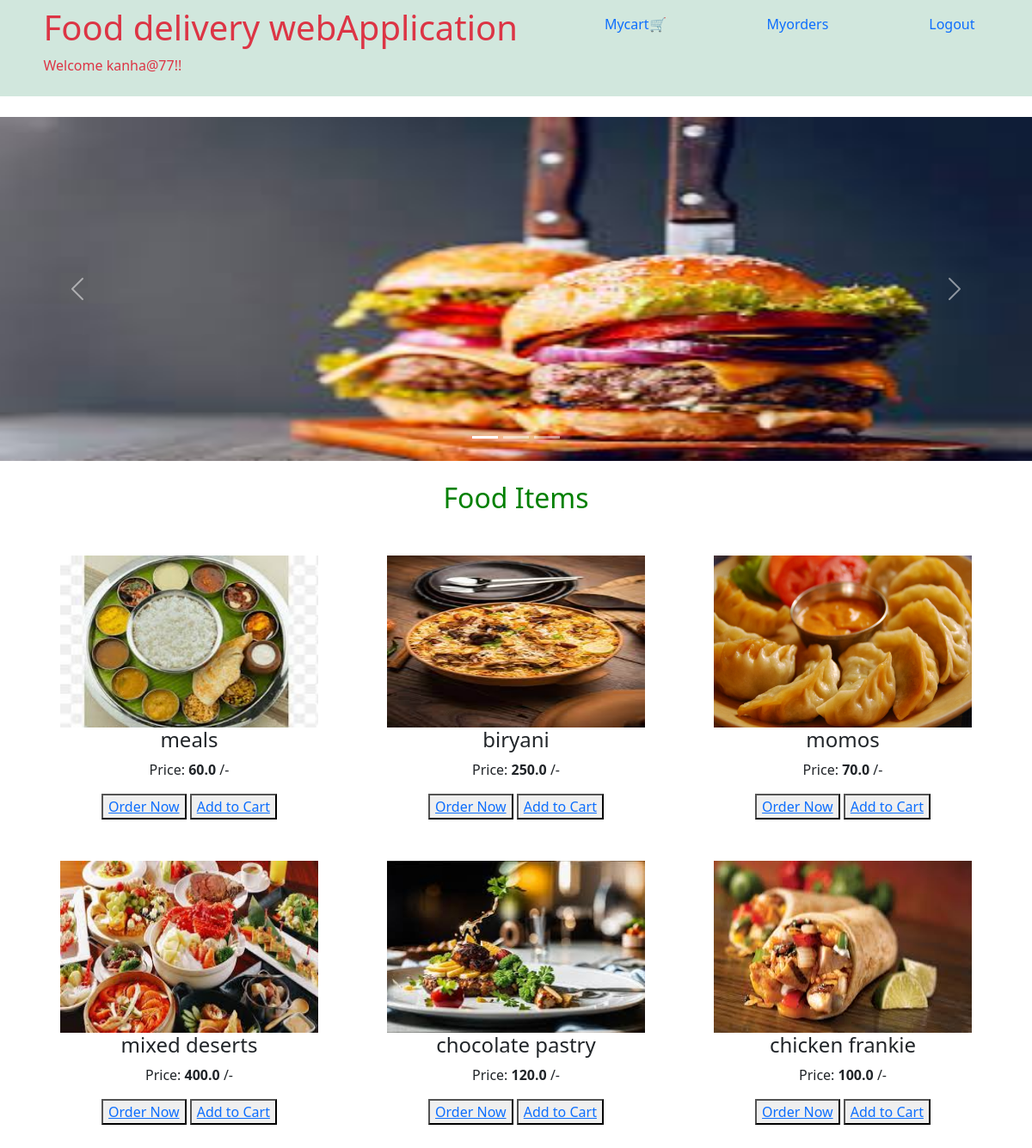
The app's page /forder/ (signed in) with its own data.
### foodorderapp/models.py (models this page shows, shortened)
class Items(models.Model):
    name = models.CharField(max_length=50)
    description = models.CharField(max_length=200)
    price = models.FloatField()
    image = models.ImageField(upload_to='foodorder/static/images/')

### foodorderapp/views.py (the view)
# urls.py: path('forder/', views.homepage, name='homeurl'),
def homepage(request):
    all_items = Items.objects.all()
    return render(request, 'homepage.html', {'all_items':all_items})

### foodorderapp/templates/homepage.html (shortened to what this page needs)
{% load static %}
<!DOCTYPE html>
<html lang="en">
<head>
    <link href="https://cdn.jsdelivr.net/npm/bootstrap@5.3.2/dist/css/bootstrap.min.css" rel="stylesheet">
</head>
<body>
    {% if request.user.is_authenticated %}
        <div class="container-fluid p-2 bg-success-subtle">
            <ul class="nav justify-content-around">
                <li class="nav-item text-danger">
                  <h1>Food delivery webApplication</h1>
                  <p>Welcome {{ request.user.username }}!!</p>
                </li>
                <li class="nav-item">
                  <a class="nav-link" href="{% url 'mycarturl' %}">Mycart🛒</a>
                </li>
                <li class="nav-item">
                  <a class="nav-link" href="{% url 'myorderurl' %}">Myorders</a>
                </li>
                <li class="nav-item">
                  <a class="nav-link" href="{% url 'logouturl' %}">Logout</a>
                </li>
            </ul>
        </div><br>
        <div id="demo" class="carousel slide" data-bs-ride="carousel">
            <div class="carousel-indicators">
              <button type="button" data-bs-target="#demo" data-bs-slide-to="0" class="active"></button>
              <button type="button" data-bs-target="#demo" data-bs-slide-to="1"></button>
              <button type="button" data-bs-target="#demo" data-bs-slide-to="2"></button>
            </div>
            <div class="carousel-inner">
              <div class="carousel-item active">
                <img src="{% static 'images/download1.jpeg' %}" alt="" class="d-block w-100" height = 400>
              </div>
            </div>
            <button class="carousel-control-prev" type="button" data-bs-target="#demo" data-bs-slide="prev">
              <span class="carousel-control-prev-icon"></span>
            </button>
            <button class="carousel-control-next" type="button" data-bs-target="#demo" data-bs-slide="next">
              <span class="carousel-control-next-icon"></span>
            </button>
        </div><br>
        <center><h2 style="color:green;">Food Items</h2>
        <div class="container mt-5" id="container" style="margin-bottom: 40px;">
            <div class="row">
                {% for food_item in all_items %}
                <div class="col-sm-4 mb-5">
                    <img src="{{ food_item.image.url }}" alt="{{ food_item.name }}" width="300" height="200">
                    <h4>{{ food_item.name }}</h4>
                    <p>Price: <b>{{ food_item.price }}</b> /-</p>
                    <button><a href="{% url 'add_to_order' food_item.id %}" class="order-now-button">Order Now</a></button>
                    <button><a class="order-now-button" href="{% url 'add_to_cart' food_item.id %}">Add to Cart</a></button>
                </div>
                {% endfor %}
            </div>
        </div>
        </center>
    {% endif %}
</body>
</html>

### records on screen
Items: image (picture), name "meals", price "60.0"
Items: image (picture), name "biryani", price "250.0"
Items: image (picture), name "momos", price "70.0"
Items: image (picture), name "mixed deserts", price "400.0"
Items: image (picture), name "chocolate pastry", price "120.0"
Items: image (picture), name "chicken frankie", price "100.0"

### other values on screen
{{ request.user.username }} "kanha@77"
